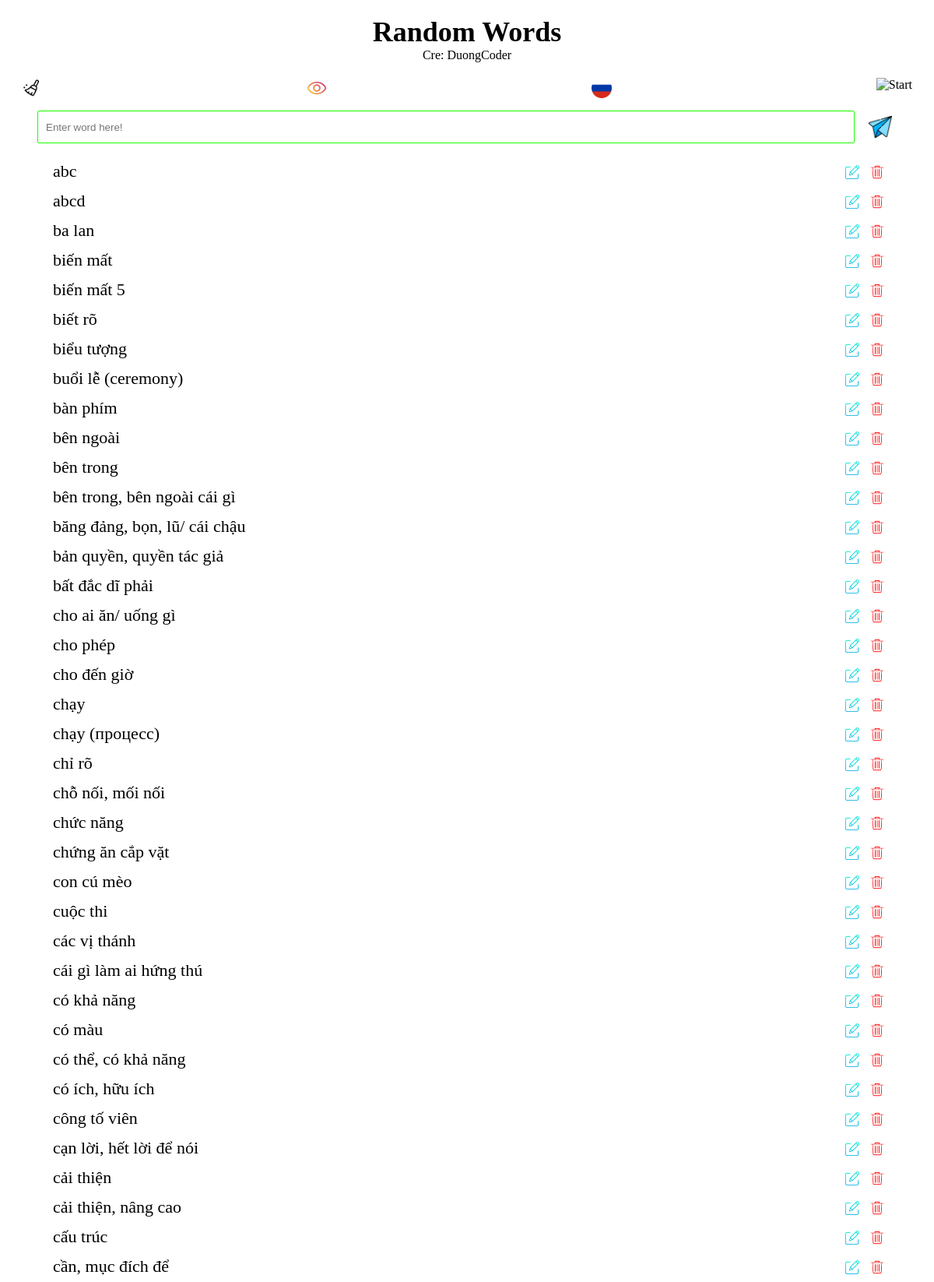
The page / (upper part) on the database its author committed.
### models/word.py (models this page shows, shortened)
class Word(db.Model):
    __tablename__ = 'words'
    id: Mapped[Integer] = mapped_column(db.Integer, primary_key=True, autoincrement=True, unique=True)
    rus_word: Mapped[String] = mapped_column(db.String(50), unique=False, nullable=True, default="Введите семантику слова!")
    eng_word: Mapped[String] = mapped_column(db.String(50), unique=False, nullable=True, default='Enter word mean!')
    vie_word: Mapped[String] = mapped_column(db.String(50), unique=True, nullable=False)

### api/endpoints.py (the view)
@main_router.route("/")
def load_root():
    words = db.session.execute(db.select(Word).order_by(Word.vie_word)).scalars().all()
    if isRus == False:
        vienres = [{"vie_word":  word.vie_word, "eng_word": word.eng_word} for word in words]
        return render_template("randomword.html", words=enumerate(vienres, 0), lang="eng_word")
    virures = [{"vie_word":  word.vie_word, "rus_word": word.rus_word} for word in words]
    return render_template("randomword.html", words=enumerate(virures, 0), lang = "rus_word", isRus=isRus)

### templates/randomword.html
{% extends "base.html" %}
{% block tags %}
    {% for i, word in words %}
        <div class="tags" id="{{i}}" name="{% if isRus %} {{word.rus_word}} {% else %} {{word.eng_word}} {% endif %}">
            <p class="content">{{word.vie_word}}</p>
            <div class="setting-buttons">
                <div class="tag_button" id="edit-button">
                    <img src="static/Icons/edit.png" alt="Edit" srcset="">
                </div>
                <div class="tag_button" id="delete-button">
                    <img src="static/Icons/delete.png" alt="Delete" srcset="">
            </div>
            </div>
        </div>
    {% endfor %}
{% endblock %}

### templates/base.html (shortened to what this page needs)
<!DOCTYPE html>
<html lang="en">
<head>
    <link rel="stylesheet" href="{{ url_for('static', filename='randomword.css') }}">
</head>
<body>
    <div class="wrapper">
        <header>
            <h1 class="name-app">Random Words</h1>
            <p class="author">Cre: DuongCoder</p>
            <div class="control-area">
                <div id="clear-list">
                    <img src="{{ url_for('static', filename='Icons/broom.png') }}" id="clear-list-button" alt="Clear" srcset="">
                </div>
                <div id="display-list">
                    <img src="{{ url_for('static', filename='Icons/visible.png') }}" id="visible-list-button" alt="Display" srcset="">
                </div>
                <div id="change-language">
                    <a href="/change-language">
                        {% if isRus %}
                            <img src="{{ url_for('static', filename='Icons/russia.png') }}" id="change-language-button" alt="Change" srcset="">
                        {% else %}
                            <img src="{{ url_for('static', filename='Icons/united-states.png') }}" id="change-language-button" alt="Change" srcset="">
                        {% endif %}
                    </a>
                </div>
                <div id="start-random">
                    <img src="{{ url_for('static', filename='Icons/dice.png') }}" id="start-random-button" alt="Start" srcset="">
                </div>
            </div>
            <div class="input-area">
                <input type="text" id="input-word" placeholder="Enter word here!" autocomplete="off">
                <div class="add-button" id="add-button">
                    <img src="{{ url_for('static', filename='Icons/send.png') }}" alt="Add" srcset="">
                </div>
            </div>
        </header>
        <div class="list-area">
            {% block tags %}{% endblock %}
        </div>
    </div>
</body>
</html>

### static/randomword.css (style rules this page uses)
* { margin: 0; padding: 0; user-select: none; }
header { position: sticky; padding: 20px 0 10px; top: 0; background-color: #ffff; }
.wrapper { width: 100vw; margin: 0 auto; }
.name-app { width: fit-content; margin: 0 auto; font-size: 36px; }
.author { width: fit-content; margin: 0 auto 16px; }
.control-area { display: flex; width: 96vw; justify-content: space-between; margin: 0 auto 12px; }
.control-area div { height: 34px; }
.control-area img { width: 26px; height: 26px; padding: 4px; }
.input-area { width: 92%; display: flex; justify-content: space-between; margin: 0 auto; gap: 12px; }
#input-word { width: 80%; outline: none; border: 1px solid rgb(26, 255, 0); border-radius: 2px; padding: 0 10px; height: 40px; flex-grow: 1; }
.add-button { display: flex; padding: 2px 6px; align-items: center; border-radius: 4px; }
.add-button img { width: 30px; height: 30px; justify-content: center; }
.list-area { margin: 0 auto; margin-top: 10px; width: 90%; }
.tag_button img { width: 18px; height: 18px; padding: 4px; }
.content { flex-grow: 1; max-height: 26px; font-size: 22px; padding-left: 8px; overflow: hidden; text-overflow: ellipsis; margin: 0; }
.setting-buttons { display: flex; width: 58px; height: 24px; gap: 6px; justify-content: space-between; align-content: center; }
.tags { display: flex; height: 24px; padding: 4px 0; align-items: center; margin-bottom: 6px; }

### rows shown on the page
Word: vie_word "abc"
Word: vie_word "abcd"
Word: vie_word "ba lan"
Word: vie_word "biến mất"
Word: vie_word "biến mất 5"
Word: vie_word "biết rõ"
Word: vie_word "biểu tượng"
Word: vie_word "buổi lễ (ceremony)"
Word: vie_word "bàn phím"
Word: vie_word "bên ngoài"
Word: vie_word "bên trong"
Word: vie_word "bên trong, bên ngoài cái gì"
Word: vie_word "băng đảng, bọn, lũ/ cái chậu"
Word: vie_word "bản quyền, quyền tác giả"
Word: vie_word "bất đắc dĩ phải"
Word: vie_word "cho ai ăn/ uống gì"
Word: vie_word "cho phép"
Word: vie_word "cho đến giờ"
Word: vie_word "chạy"
Word: vie_word "chạy (процесс)"
Word: vie_word "chỉ rõ"
Word: vie_word "chỗ nối, mối nối"
Word: vie_word "chức năng"
Word: vie_word "chứng ăn cắp vặt"
Word: vie_word "con cú mèo"
Word: vie_word "cuộc thi"
Word: vie_word "các vị thánh"
Word: vie_word "cái gì làm ai hứng thú"
Word: vie_word "có khả năng"
Word: vie_word "có màu"
Word: vie_word "có thể, có khả năng"
Word: vie_word "có ích, hữu ích"
Word: vie_word "công tố viên"
Word: vie_word "cạn lời, hết lời để nói"
Word: vie_word "cải thiện"
Word: vie_word "cải thiện, nâng cao"
Word: vie_word "cấu trúc"
Word: vie_word "cần, mục đích để"
